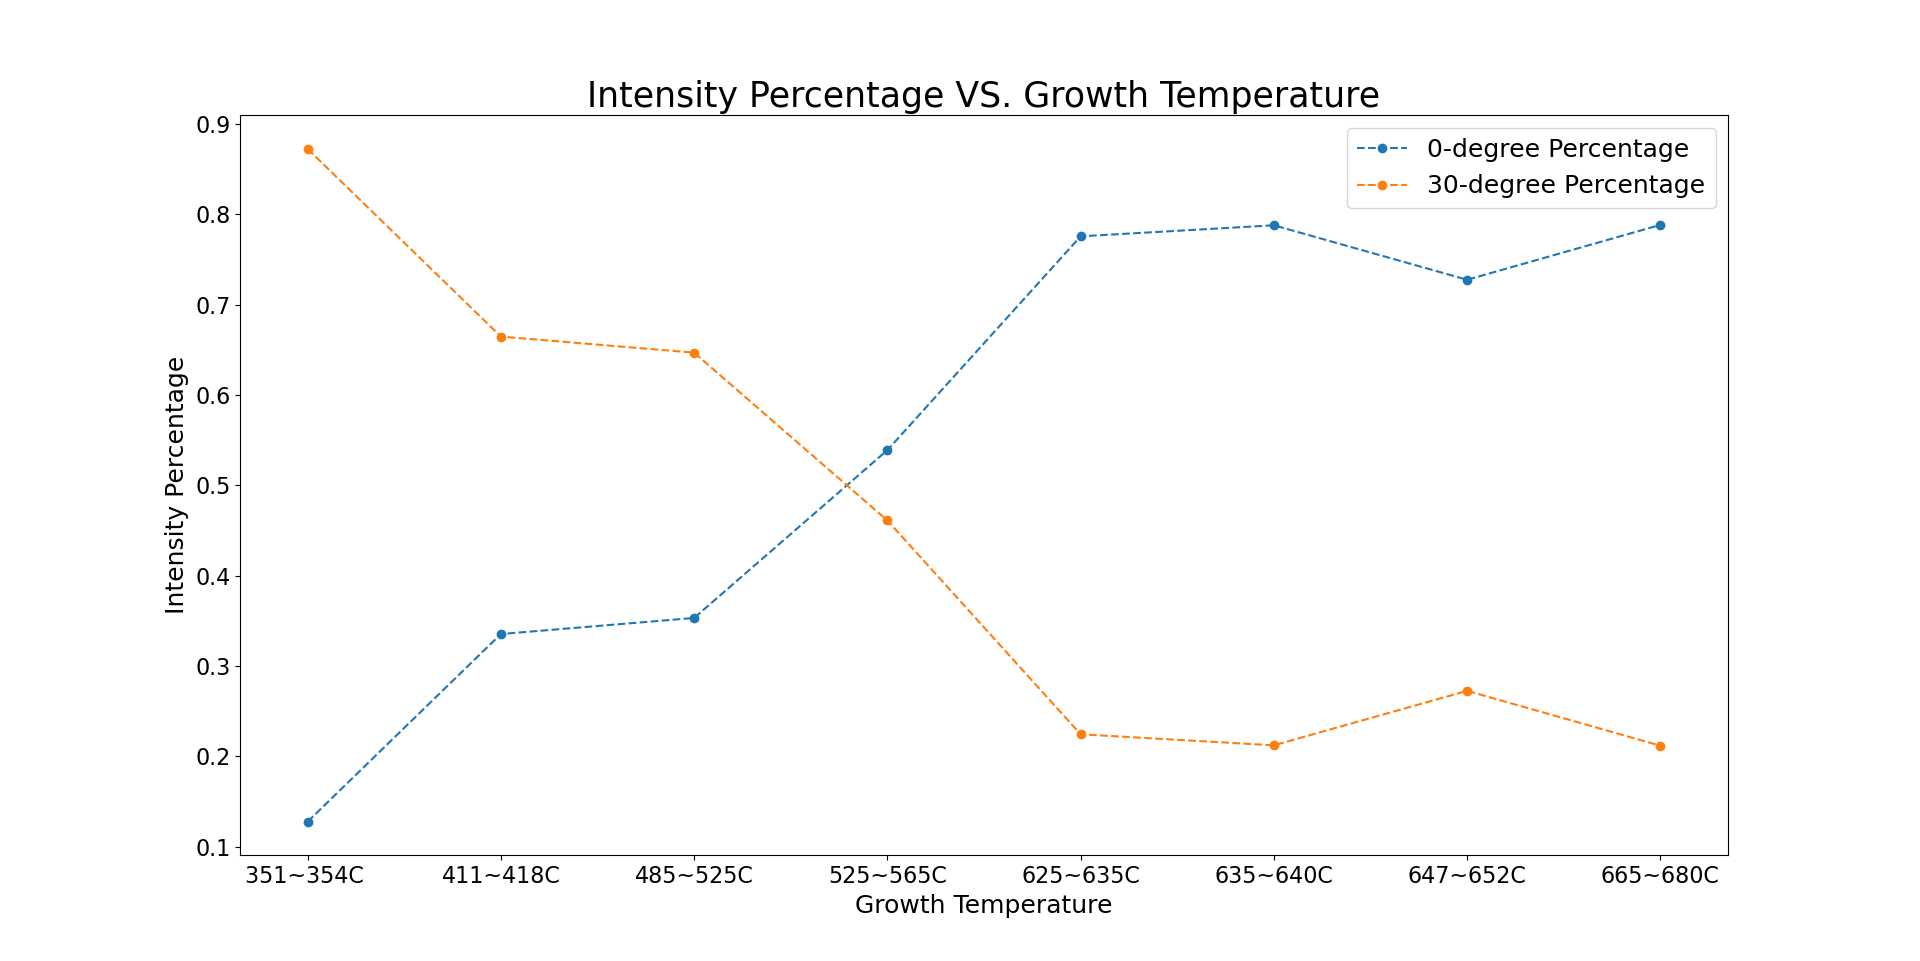

The Python source for this figure:
import numpy as np 
import matplotlib.pyplot as plt


I0 = np.array([0.1275414149142908, 0.3352984774846262,
               0.3531130139513853, 0.5389361865088192,
               0.7757009350318745, 0.7879399201493192,
               0.7276082323046661,0.7883570129916547])
I30 = np.array([0.8724585850857092, 0.6647015225153737,
               0.6468869860486147, 0.46106381349118064,
               0.2242990649681254, 0.21206007985068073,
               0.27239176769533385,  0.21164298700834525])
GT = ["351~354C ","411~418C","485~525C","525~565C",
       "625~635C","635~640C","647~652C","665~680C"]

plt.plot(GT, I0,'--o', GT, I30,'--o') 
plt.title("Intensity Percentage VS. Growth Temperature", fontsize=25) 
plt.xticks(fontsize= 16)
plt.yticks(fontsize= 16)
plt.xlabel('Growth Temperature', loc ="center", fontsize=18)
plt.ylabel('Intensity Percentage', loc ="center", fontsize=18)
plt.legend(["0-degree Percentage", "30-degree Percentage"], loc ="upper right", fontsize=18) 
plt.show()
